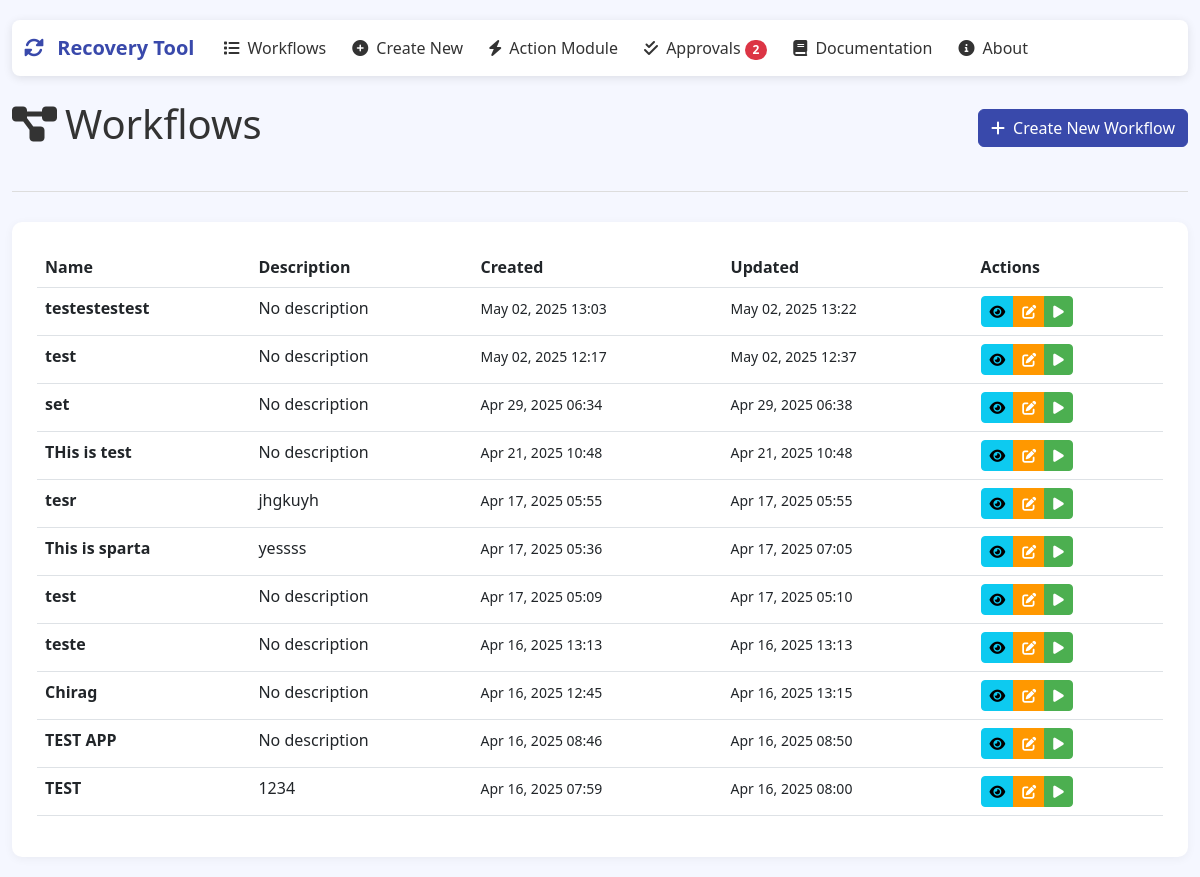
/workflows/, run on the app's committed database.
### workflow_builder/models.py (models this page shows, shortened)
class Workflow(models.Model):
    id = models.UUIDField(primary_key=True, default=uuid.uuid4, editable=False)
    name = models.CharField(max_length=255)
    description = models.TextField(blank=True, null=True)
    created_at = models.DateTimeField(auto_now_add=True)
    updated_at = models.DateTimeField(auto_now=True)
    yaml_content = models.TextField(blank=True, null=True)

### workflow_builder/views.py (the view)
# urls.py: path('', views.workflow_list, name='workflow_list'),
def workflow_list(request):
    all_workflows = Workflow.objects.all().order_by('-created_at')
    approved_workflows = []
    for workflow in all_workflows:
        pending_requests = ApprovalRequest.objects.filter(
            workflow=workflow,
            status='pending'
        ).exists()
        if not pending_requests:
            approved_workflows.append(workflow)
    return render(request, 'workflow_builder/workflow_list.html', {
        'workflows': approved_workflows
    })

### workflow_builder/templates/workflow_builder/workflow_list.html (shortened to what this page needs)
{% extends 'workflow_builder/base.html' %}
{% block content %}
<div class="page-header">
    <div class="header-with-button">
        <h1><i class="fas fa-project-diagram me-2"></i>Workflows</h1>
        <a href="{% url 'create_workflow' %}" class="btn btn-primary">
            <i class="fas fa-plus me-1"></i> Create New Workflow
        </a>
    </div>
</div>
<div class="workflow-list-container">
    {% if workflows %}
        <div class="table-responsive">
            <table class="table table-hover">
                <thead>
                    <tr>
                        <th>Name</th>
                        <th>Description</th>
                        <th>Created</th>
                        <th>Updated</th>
                        <th>Actions</th>
                    </tr>
                </thead>
                <tbody>
                    {% for workflow in workflows %}
                    <tr>
                        <td class="fw-bold">{{ workflow.name }}</td>
                        <td>{{ workflow.description|truncatechars:50|default:"No description" }}</td>
                        <td><small>{{ workflow.created_at|date:"M d, Y H:i" }}</small></td>
                        <td><small>{{ workflow.updated_at|date:"M d, Y H:i" }}</small></td>
                        <td>
                            <div class="btn-group">
                                <a href="{% url 'view_workflow' workflow.id %}" class="btn btn-sm btn-info">
                                    <i class="fas fa-eye"></i>
                                </a>
                                <a href="{% url 'edit_workflow' workflow.id %}" class="btn btn-sm btn-warning">
                                    <i class="fas fa-edit"></i>
                                </a>
                                <a href="{% url 'execute_workflow' workflow.id %}" class="btn btn-sm btn-success">
                                    <i class="fas fa-play"></i>
                                </a>
                            </div>
                        </td>
                    </tr>
                    {% endfor %}
                </tbody>
            </table>
        </div>
    {% endif %}
</div>
{% endblock %}

### workflow_builder/templates/workflow_builder/base.html (style rules this page uses)
:root { --primary-color: #3949ab; --primary-light: #6f74dd; --primary-dark: #00227b; --secondary-color: #ef6c00; --secondary-light: #ff9d3f; --secondary-dark: #b53d00; --background-light: #f5f7ff; --text-color: #333; --border-color: #ddd; --success-color: #4caf50; --danger-color: #f44336; --warning-color: #ff9800; --info-color: #2196f3; }
body { background-color: var(--background-light); color: var(--text-color); font-family: 'Segoe UI', Tahoma, Geneva, Verdana, sans-serif; padding-top: 20px; padding-bottom: 20px; }
.btn-primary { background-color: var(--primary-color); border-color: var(--primary-color); }
.btn-success { background-color: var(--success-color); border-color: var(--success-color); }
.btn-warning { background-color: var(--warning-color); border-color: var(--warning-color); color: white; }
.workflow-list-container { background-color: white; border-radius: 10px; padding: 25px; box-shadow: 0 2px 10px rgba(0, 0, 0, 0.05); }
.header-with-button { display: flex; justify-content: space-between; align-items: center; margin-bottom: 20px; }
.page-header { margin-bottom: 30px; border-bottom: 1px solid var(--border-color); padding-bottom: 15px; }

### data on the page
Workflow: name "testestestest", description "No description", created_at "May 02, 2025 13:03", updated_at "May 02, 2025 13:22"
Workflow: name "test", description "No description", created_at "May 02, 2025 12:17", updated_at "May 02, 2025 12:37"
Workflow: name "set", description "No description", created_at "Apr 29, 2025 06:34", updated_at "Apr 29, 2025 06:38"
Workflow: name "THis is test", description "No description", created_at "Apr 21, 2025 10:48", updated_at "Apr 21, 2025 10:48"
Workflow: name "tesr", description "jhgkuyh", created_at "Apr 17, 2025 05:55", updated_at "Apr 17, 2025 05:55"
Workflow: name "This is sparta", description "yessss", created_at "Apr 17, 2025 05:36", updated_at "Apr 17, 2025 07:05"
Workflow: name "test", description "No description", created_at "Apr 17, 2025 05:09", updated_at "Apr 17, 2025 05:10"
Workflow: name "teste", description "No description", created_at "Apr 16, 2025 13:13", updated_at "Apr 16, 2025 13:13"
Workflow: name "Chirag", description "No description", created_at "Apr 16, 2025 12:45", updated_at "Apr 16, 2025 13:15"
Workflow: name "TEST APP", description "No description", created_at "Apr 16, 2025 08:46", updated_at "Apr 16, 2025 08:50"
Workflow: name "TEST", description "1234", created_at "Apr 16, 2025 07:59", updated_at "Apr 16, 2025 08:00"
